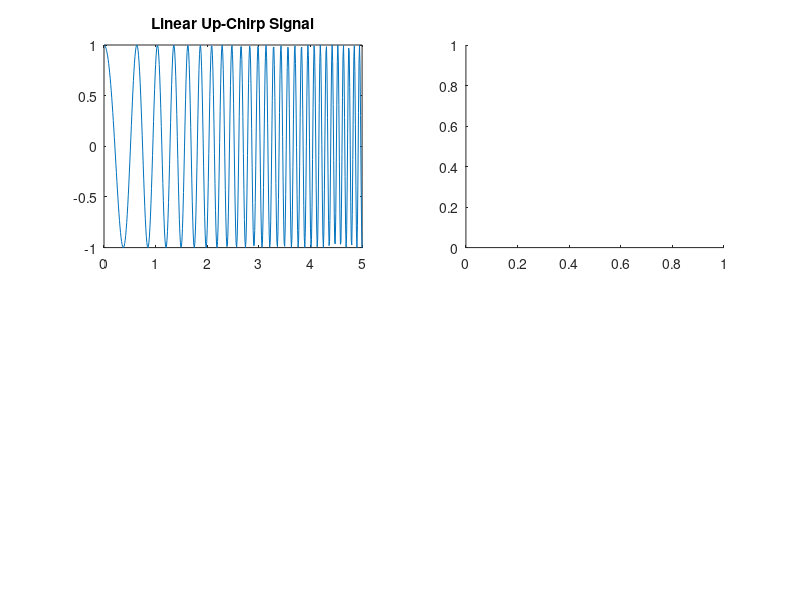

Write MATLAB code to recreate this figure. (Note: this script raises an error after producing the figure.)
f1=1; %start frequancy
f2=10; %end frequancy 
fs=100; % sample frequancy
t = 0:1/fs:5;
% Create an up-chirp signal
x_up=chirp(t,f1,5,f2);

% Plot the up-chirp signal and spectrogram
figure;
subplot(2,2,1)
plot(t, x_up);
title('Linear Up-Chirp Signal');
subplot(2,2,2)
spectrogram(x_up,256,250,256,fs,'yaxis')
title('Spectrogram of Up-Chirp Signal');

% Plot the Down-chirp signal and spectrogram
x_down=chirp(t,f2,5,f1);
subplot(2,2,3)
plot(t, x_down);
subplot(2,2,4)
title('Linear Down-Chirp Signal');
spectrogram(x_down,256,250,256,fs,'yaxis')
title('Spectrogram of Down-Chirp Signal');

